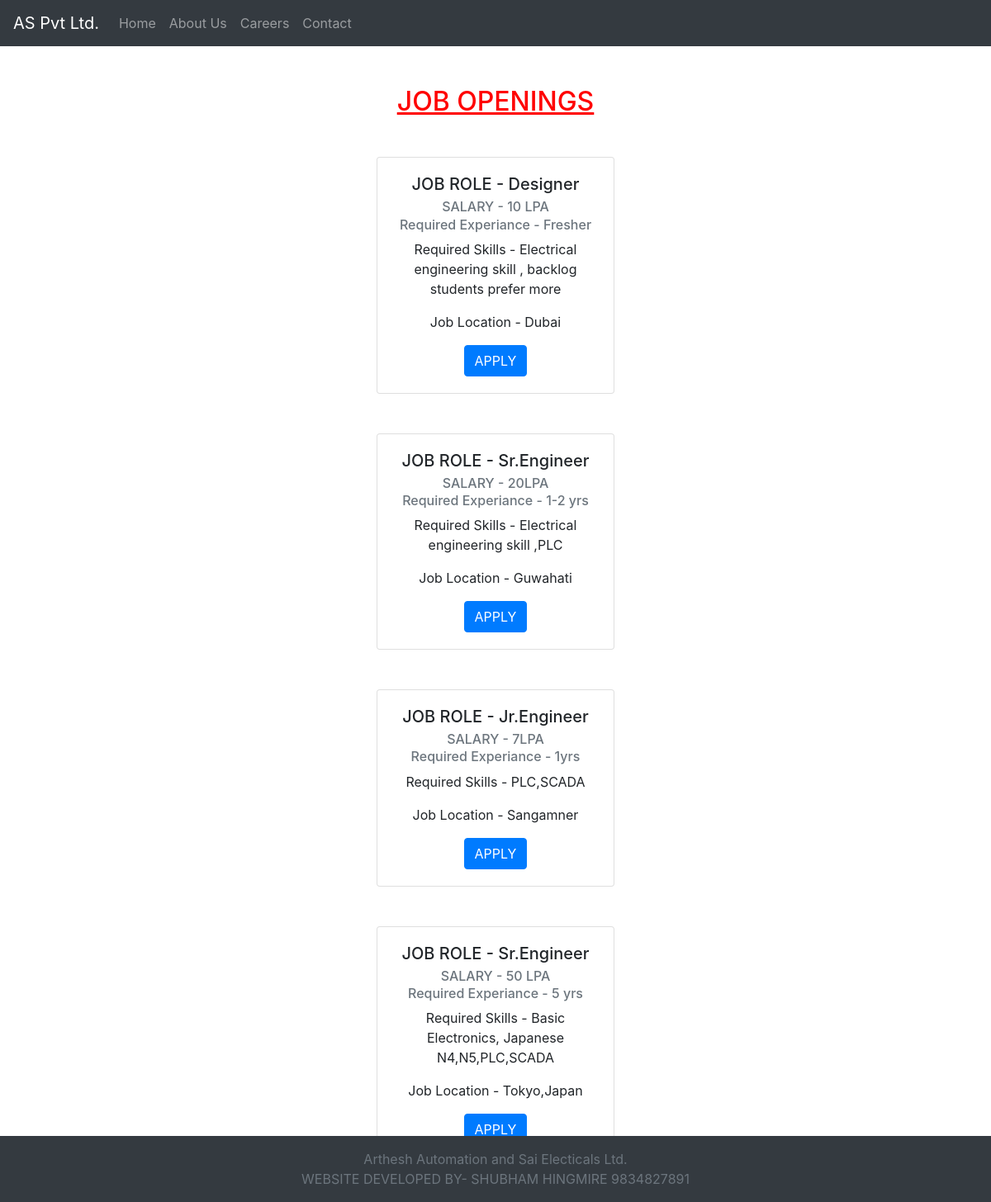
Page /jobs on the committed database.
### web/models.py (models this page shows, shortened)
class Job(models.Model):
    role=models.CharField(max_length=50)
    salary=models.CharField(max_length=50)
    experiance=models.CharField(max_length=100)
    Rskill=models.CharField(max_length=100)
    location=models.CharField(max_length=100,default='')

### web/views.py (the view)
# urls.py: path('jobs',views.jobs,name="jobs"),
def jobs(request):
    jobdata=Job.objects.all()
    return render(request,'jobs.html',{'jobdata':jobdata})

### templates/jobs.html (shortened to what this page needs)
{% extends "base.html" %}
{% block content%}
<center><h2 class="pt-5" style="color:red"><u>JOB OPENINGS</u></h2></center>
<center>
    {% for job in jobdata %}
    <div class="card mt-5 mb-5" style="width: 18rem;">
    <div class="card-body">
      <h5 class="card-title">JOB ROLE - {{job.role}}</h5>
      <h6 class="card-subtitle mb-2 text-muted">SALARY - {{job.salary}}</h6>
      <h6 class="card-subtitle mb-2 text-muted">Required Experiance - {{job.experiance}}</h6>
      <p class="card-text">Required Skills - {{job.Rskill}}</p>
      <p class="card-text">Job Location - {{job.location}}</p>
      <a href="apply"><buttom class="btn btn-primary">APPLY</button></a>
    </div>
  </div>
  {%endfor%}
</center>
{%endblock%}

### rows in the picture
Job: role "Designer", salary "10 LPA", experiance "Fresher", Rskill "Electrical engineering skill , backlog students prefer more", location "Dubai"
Job: role "Sr.Engineer", salary "20LPA", experiance "1-2 yrs", Rskill "Electrical engineering skill ,PLC", location "Guwahati"
Job: role "Jr.Engineer", salary "7LPA", experiance "1yrs", Rskill "PLC,SCADA", location "Sangamner"
Job: role "Sr.Engineer", salary "50 LPA", experiance "5 yrs", Rskill "Basic Electronics, Japanese N4,N5,PLC,SCADA", location "Tokyo,Japan"
